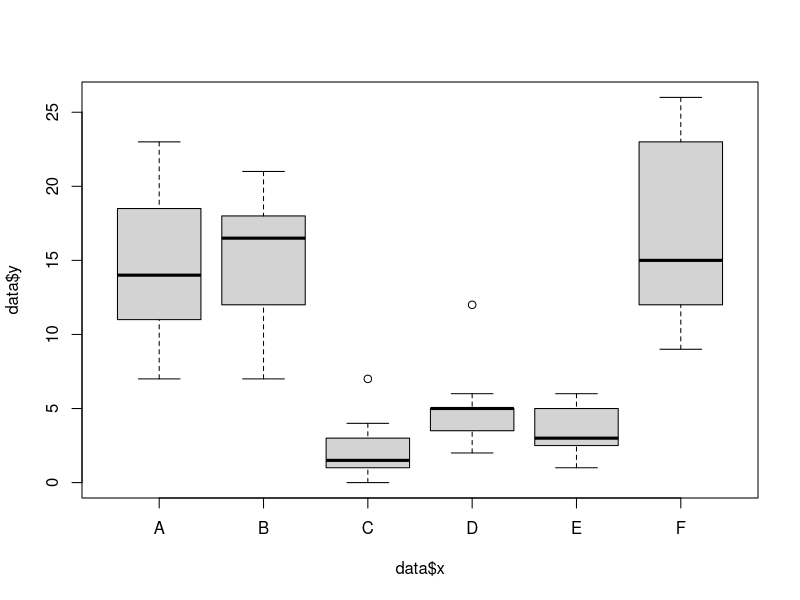

Recreate this plot in R.
# assegnare il dataset all'oggetto data
data = InsectSprays
# rinominare la variabaile dipendente in y
data$y = InsectSprays$count
# rinominare la variabile indipedente in x
data$x = InsectSprays$spray
# maggiori dettagli sulla x
table(data$x)

# grafico 
plot(data$y ~ data$x)

# regressione
m = lm(y ~ x, data = data)
# summary del modello
summary(m)

